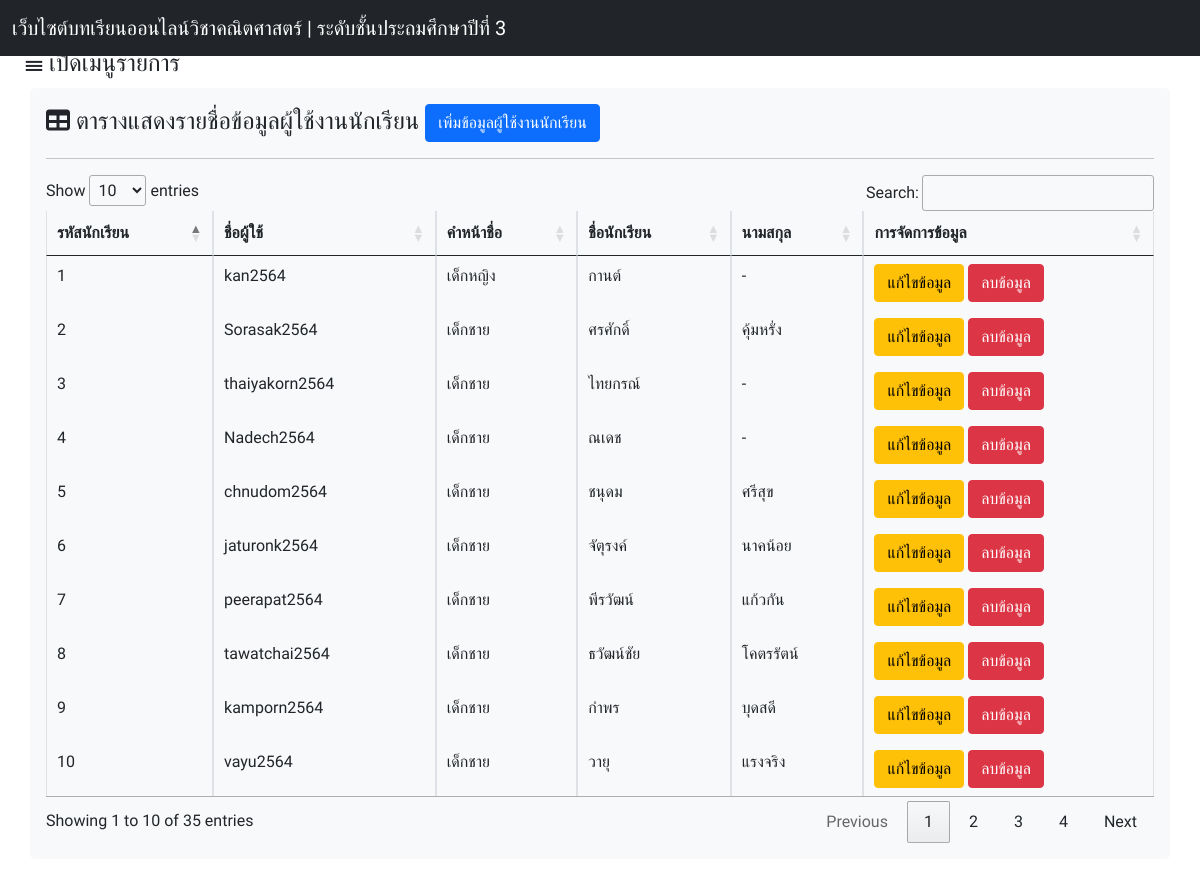
/Teacher/addstudent/student-username-table.php (signed in), run on the app's committed database.
### tables this page shows
CREATE TABLE `students` (
  `student_id` int(255) NOT NULL COMMENT 'รหัสนักเรียน',
  `username` varchar(255) NOT NULL COMMENT 'ชื่อผู้ใช้',
  `password` varchar(255) NOT NULL COMMENT 'รหัสผ่าน',
  `prefix` varchar(255) NOT NULL COMMENT 'คำนำหน้าชื่อ',
  `student_name` varchar(255) NOT NULL COMMENT 'ชื่อ',
  `student_surname` varchar(255) NOT NULL COMMENT 'นามสกุล',
  `license` varchar(255) NOT NULL COMMENT 'สิทธิการใช้งาน   '
);

### Teacher/addstudent/student-username-table.php (the view, shortened to what this page needs)
<?php
    require_once('../../server/connect.php');
?>
<!DOCTYPE html>
<html lang="en">
<head>
    <link rel="stylesheet" href="https://cdnjs.cloudflare.com/ajax/libs/font-awesome/6.0.0-beta3/css/all.min.css">
    <link rel="stylesheet" href="../../node_modules/sweetalert2/dist/sweetalert2.min.css">
    <link href="https://cdn.jsdelivr.net/npm/bootstrap@5.0.2/dist/css/bootstrap.min.css" rel="stylesheet">
     <link rel="stylesheet" type="text/css" href="http://cdn.datatables.net/1.10.12/css/jquery.dataTables.css">
    <link rel="stylesheet" href="../../css/style.css">
</head>
<body>
    <div class="Menu">
    <span onclick="openNav()">&#9776; เปิดเมนูรายการ</span>
   </div>
    <nav class="navbar navbar-expand-lg fixed-top navbar-dark bg-dark">
        <div class="container-fluid">
            <a class="navbar-brand" href="#">เว็บไซต์บทเรียนออนไลน์วิชาคณิตศาสตร์ | ระดับชั้นประถมศึกษาปีที่ 3</a>
        </div>
    </nav>
<br> <br> <br>
<div class="container my-3 p-3 bg-light rounded-3">
<h4><i class="fas fa-table"></i> ตารางแสดงรายชื่อข้อมูลผู้ใช้งานนักเรียน <a class="btn btn-primary" href="addstudent.php"> เพิ่มข้อมูลผู้ใช้งานนักเรียน <a> </h4>
    <hr>
    <table class="table table-bordered" id="example">
        <thead>
            <tr>
            <th>รหัสนักเรียน</th>
            <th>ชื่อผู้ใช้</th>
            <th>คำหน้าชื่อ</th>
            <th>ชื่อนักเรียน</th>
            <th>นามสกุล</th>
            <th>การจัดการข้อมูล</th>
            </tr>
        </thead>
        <tbody>
            <?php
            $student = "SELECT * FROM students";
            $result = $conn->prepare($student);
            $result->execute();
            if ($result->rowCount()) {
            $rows = $result->fetchAll(PDO::FETCH_OBJ);
            foreach($rows as $row) {
        ?>
        <tr>
            <td><?=$row->student_id?></td>
            <td><?=$row->username?></td>
            <td><?=$row->prefix?></td>
            <td><?=$row->student_name?></td>
            <td><?=$row->student_surname?></td>
            <form action="">
                <td> <a class="btn btn-warning" href="editstudent.php?id=<?=$row->student_id?>">แก้ไขข้อมูล</a>
                <button type='button' class="btn btn-danger" id='deleteItem' data-id="<?=$row->student_id?>">ลบข้อมูล</button>
                </form>
        </tr>
        <?php
                }
            } else {
            echo '<tr><td colspan=3>ไม่พบข้อมูลผู้ใช้งาน</tr></td>';
            }
            ?>
            </tbody>
    </table>
</div>
</body>
</html>

### css/style.css (style rules this page uses)
body { font-family: 'Prompt', sans-serif; }
H4 { font-family: 'Prompt', sans-serif; }
.Menu { position: absolute; left: 25px; height: 770px; bottom: 60px; font-size: 150%; }

### data on the page
students: student_id "1", username "kan2564", prefix "เด็กหญิง", student_name "กานต์", student_surname "-"
students: student_id "2", username "Sorasak2564", prefix "เด็กชาย", student_name "ศรศักดิ์", student_surname "คุ้มหรั่ง"
students: student_id "3", username "thaiyakorn2564", prefix "เด็กชาย", student_name "ไทยกรณ์", student_surname "-"
students: student_id "4", username "Nadech2564", prefix "เด็กชาย", student_name "ณเดช", student_surname "-"
students: student_id "5", username "chnudom2564", prefix "เด็กชาย", student_name "ชนุดม", student_surname "ศรีสุข"
students: student_id "6", username "jaturonk2564", prefix "เด็กชาย", student_name "จัตุรงค์", student_surname "นาคน้อย"
students: student_id "7", username "peerapat2564", prefix "เด็กชาย", student_name "พีรวัฒน์", student_surname "แก้วกัน"
students: student_id "8", username "tawatchai2564", prefix "เด็กชาย", student_name "ธวัฒน์ชัย", student_surname "โคตรรัตน์"
students: student_id "9", username "kamporn2564", prefix "เด็กชาย", student_name "กำพร", student_surname "บุดสดี"
students: student_id "10", username "vayu2564", prefix "เด็กชาย", student_name "วายุ", student_surname "แรงจริง"
